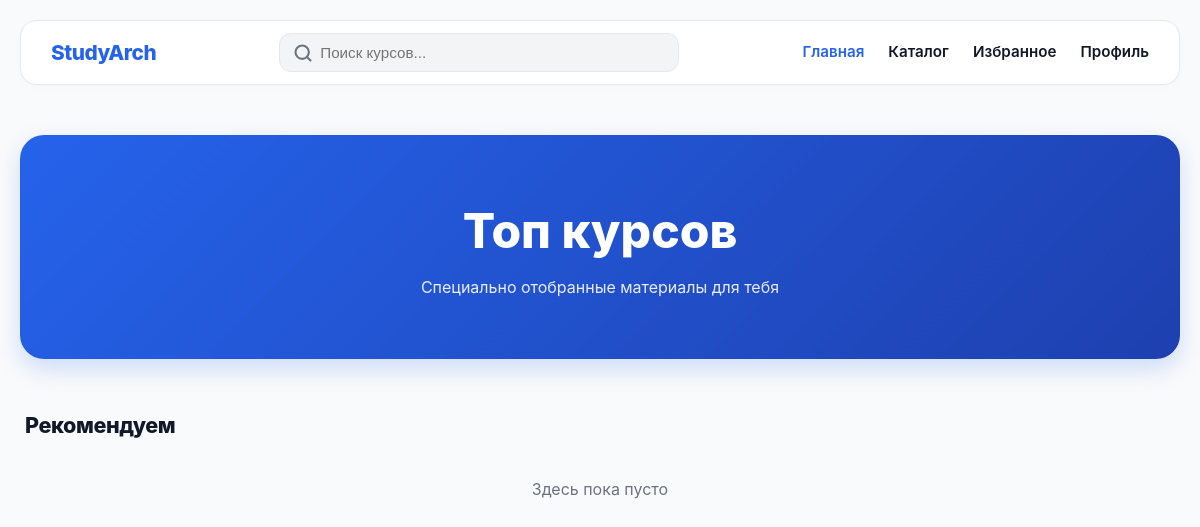
The app's page /, older data.
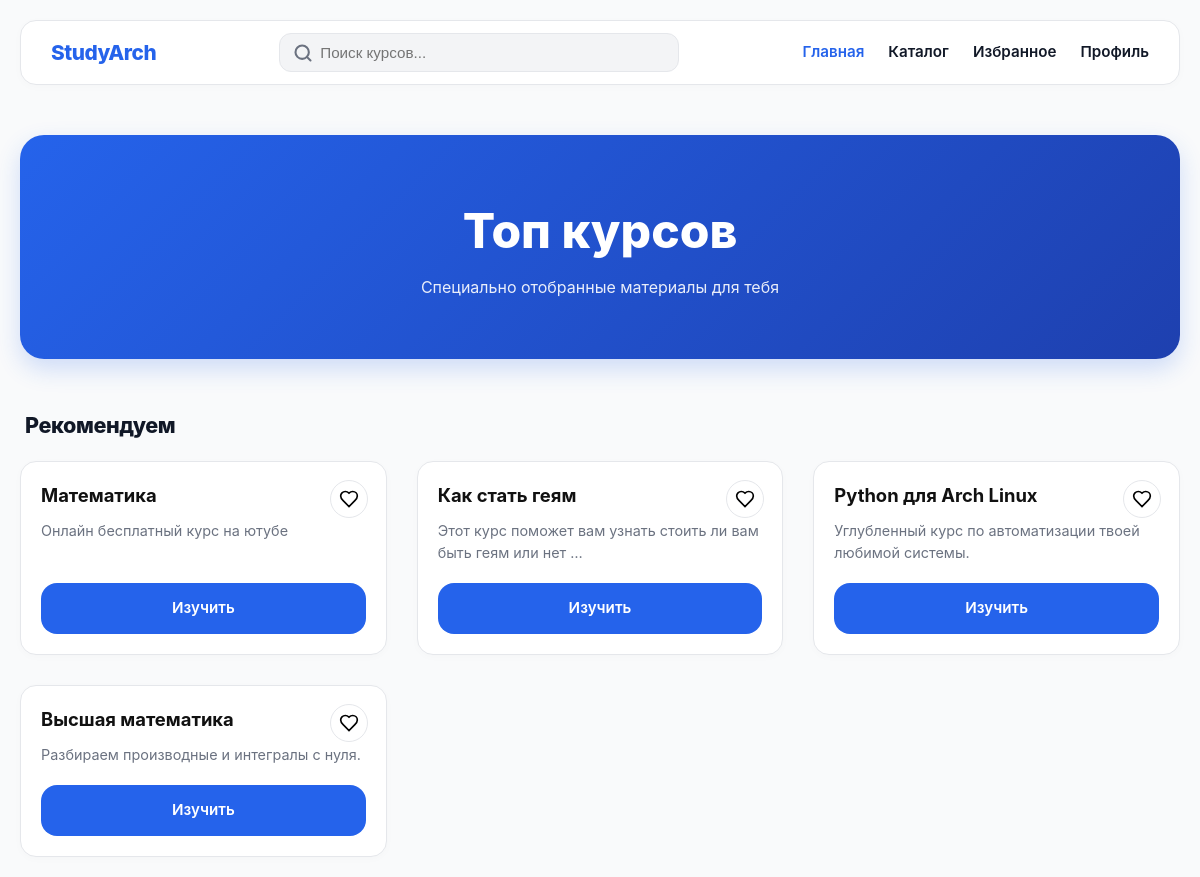
The same page, newer data.
### courses/models.py (models this page shows, shortened)
class Course(models.Model):
    category = models.ForeignKey(
        'Category',
        on_delete=models.SET_NULL,
        null=True,
        blank=True,
        related_name='courses',
        verbose_name="Категория"
    )
    title = models.CharField(max_length=200, verbose_name="Название курса")
    description = models.TextField(verbose_name="Описание")
    author_contacts = models.CharField(max_length=200, blank=True, verbose_name="Контакты автора")
    course_url = models.URLField(blank=True, verbose_name="Ссылка на курс (YT/Сайт)")
    is_recommended = models.BooleanField(default=False, verbose_name="Рекомендовать на главной")
    created_at = models.DateTimeField(auto_now_add=True)

### courses/views.py (the view)
# urls.py: path('', home, name='home'),
def home(request):
    courses = Course.objects.filter(is_recommended=True)
    if request.user.is_authenticated:
        favorite_ids = list(Favorite.objects.filter(user=request.user).values_list('course_id', flat=True))
    else:
        favorite_ids = request.session.get('favorites', [])
    return render(request, 'courses/home.html', {
        'courses': courses,
        'favorite_ids': favorite_ids
    })

### courses/templates/courses/home.html (shortened to what this page needs)
<!DOCTYPE html>
<html lang="ru">
<head>
</head>
<body>
<header class="header-sticky">
    <a href="{% url 'home' %}" class="logo">StudyArch</a>
    <form action="{% url 'course_list' %}" method="get" class="search-container">
        <input type="text" name="q" class="search-input" placeholder="Поиск курсов..." value="{{ query|default:'' }}">
    </form>
    <nav class="nav-desktop">
        <a href="{% url 'home' %}" {% if request.resolver_match.url_name == 'home' %}style="color: var(--primary);"{% endif %}>Главная</a>
        <a href="{% url 'course_list' %}" {% if request.resolver_match.url_name == 'course_list' %}style="color: var(--primary);"{% endif %}>Каталог</a>
        <a href="{% url 'favorites_list' %}" {% if request.resolver_match.url_name == 'favorites_list' %}style="color: var(--primary);"{% endif %}>Избранное</a>
        <a href="{% url 'profile' %}" {% if request.resolver_match.url_name == 'profile' %}style="color: var(--primary);"{% endif %}>Профиль</a>
    </nav>
</header>
<div class="container">
    <div class="hero">
        <h1>Топ курсов</h1>
        <p>Специально отобранные материалы для тебя</p>
    </div>
    <h2 style="margin: 0 0 20px 5px; font-size: 1.35rem; font-weight: 800; letter-spacing: -0.02em;">Рекомендуем</h2>
    <div class="grid">
        {% for course in courses %}
            <div class="card">
                <button class="fav-btn ajax-fav-btn" data-url="{% url 'toggle_favorite' course.id %}">
                    <svg width="20" height="20" viewBox="0 0 24 24"
                         fill="{% if course.id in favorite_ids %}var(--fav){% else %}none{% endif %}"
                         stroke="{% if course.id in favorite_ids %}var(--fav){% else %}currentColor{% endif %}" stroke-width="2">
                        <path d="M19 14c1.49-1.46 3-3.21 3-5.5A5.5 5.5 0 0 0 16.5 3c-1.76 0-3 .5-4.5 2-1.5-1.5-2.74-2-4.5-2A5.5 5.5 0 0 0 2 8.5c0 2.3 1.5 4.05 3 5.5l7 7Z"></path>
                    </svg>
                </button>
                <h3>{{ course.title }}</h3>
                <p>{{ course.description|truncatewords:12 }}</p>
                <a href="{% url 'course_detail' course.id %}" class="btn-main">Изучить</a>
            </div>
        {% empty %}
            <p style="color: var(--gray); text-align: center; grid-column: 1/-1;">Здесь пока пусто</p>
        {% endfor %}
    </div>
</div>
</body>
</html>

Row changes from the older to the newer data that the page shows:
now on this page (row edited): Course: title "Математика", description "Онлайн бесплатный курс на ютубе"
now on this page (row edited): Course: title "Как стать геям", description "Этот курс поможет вам узнать стоить ли вам быть геям или нет …"
added Course: title "Python для Arch Linux", description "Углубленный курс по автоматизации твоей любимой системы."
added Course: title "Высшая математика", description "Разбираем производные и интегралы с нуля."
Text that changed along with them:
text no longer shown: "Здесь пока пусто"
